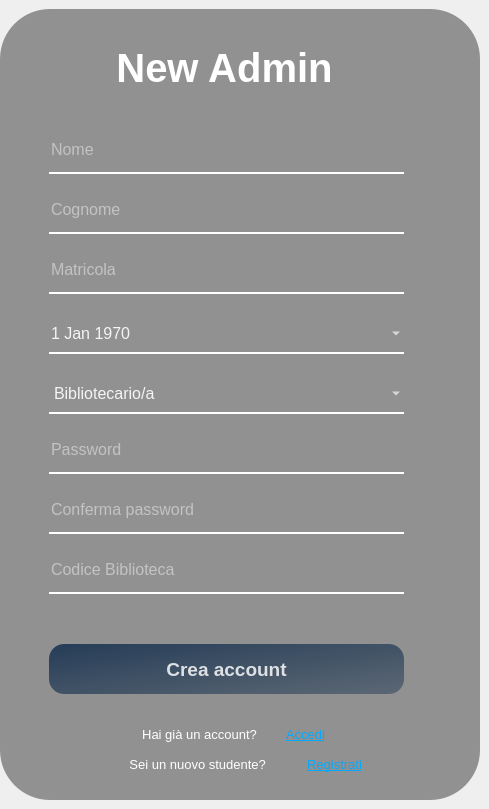
     <widget class="QWidget" name="nuovoAccountAmministratorePage">
      <widget class="QWidget" name="widget_6" native="true">
       <property name="geometry">
        <rect>
         <x>0</x>
         <y>0</y>
         <width>480</width>
         <height>800</height>
        </rect>
       </property>
       <property name="sizePolicy">
        <sizepolicy hsizetype="Maximum" vsizetype="Maximum">
         <horstretch>0</horstretch>
         <verstretch>0</verstretch>
        </sizepolicy>
       </property>
       <property name="minimumSize">
        <size>
         <width>480</width>
         <height>800</height>
        </size>
       </property>
       <property name="maximumSize">
        <size>
         <width>480</width>
         <height>800</height>
        </size>
       </property>
       <property name="styleSheet">
        <string notr="true">border-image: url(View/Amministratore/Resources/sfondo.png);
border-radius: 50px;</string>
       </property>
       <layout class="QHBoxLayout" name="horizontalLayout_4">
        <property name="topMargin">
         <number>9</number>
        </property>
        <item>
         <widget class="QWidget" name="widget_7" native="true">
          <property name="styleSheet">
           <string notr="true">background-color: rgba(0, 0, 0, 100);
border-image: None;</string>
          </property>
          <layout class="QVBoxLayout" name="verticalLayout_7">
           <item alignment="Qt::AlignTop">
            <widget class="QWidget" name="header_3" native="true">
             <property name="minimumSize">
              <size>
               <width>0</width>
               <height>80</height>
              </size>
             </property>
             <property name="styleSheet">
              <string notr="true">background-color: None;</string>
             </property>
             <widget class="QLabel" name="head_3">
              <property name="geometry">
               <rect>
                <x>-10</x>
                <y>20</y>
                <width>451</width>
                <height>60</height>
               </rect>
              </property>
              <property name="sizePolicy">
               <sizepolicy hsizetype="Expanding" vsizetype="Expanding">
                <horstretch>0</horstretch>
                <verstretch>0</verstretch>
               </sizepolicy>
              </property>
              <property name="minimumSize">
               <size>
                <width>162</width>
                <height>60</height>
               </size>
              </property>
              <property name="font">
               <font>
                <pointsize>30</pointsize>
                <weight>75</weight>
                <bold>true</bold>
               </font>
              </property>
              <property name="styleSheet">
               <string notr="true">color: rgb(255, 255, 255);</string>
              </property>
              <property name="text">
               <string>New Admin</string>
              </property>
              <property name="alignment">
               <set>Qt::AlignCenter</set>
              </property>
             </widget>
            </widget>
           </item>
           <item>
            <widget class="QWidget" name="body_3" native="true">
             <property name="sizePolicy">
              <sizepolicy hsizetype="Preferred" vsizetype="Expanding">
               <horstretch>0</horstretch>
               <verstretch>0</verstretch>
              </sizepolicy>
             </property>
             <property name="styleSheet">
              <string notr="true">background-color: None;</string>
             </property>
             <widget class="QLineEdit" name="nome_input_2">
              <property name="geometry">
               <rect>
                <x>40</x>
                <y>30</y>
                <width>355</width>
                <height>40</height>
               </rect>
              </property>
              <property name="sizePolicy">
               <sizepolicy hsizetype="Maximum" vsizetype="Fixed">
                <horstretch>0</horstretch>
                <verstretch>0</verstretch>
               </sizepolicy>
              </property>
              <property name="font">
               <font>
                <pointsize>12</pointsize>
               </font>
              </property>
              <property name="styleSheet">
               <string notr="true">background-color: rgba(0,0,0,0);
border: None;
border-bottom: 2px solid rgb(255, 255, 255);
color: rgba(255, 255, 255, 230);
padding-bottom: 7px;</string>
              </property>
              <property name="text">
               <string/>
              </property>
              <property name="placeholderText">
               <string>Nome</string>
              </property>
             </widget>
             <widget class="QLineEdit" name="cognome_input_2">
              <property name="geometry">
               <rect>
                <x>40</x>
                <y>90</y>
                <width>355</width>
                <height>40</height>
               </rect>
              </property>
              <property name="sizePolicy">
               <sizepolicy hsizetype="Maximum" vsizetype="Fixed">
                <horstretch>0</horstretch>
                <verstretch>0</verstretch>
               </sizepolicy>
              </property>
              <property name="font">
               <font>
                <pointsize>12</pointsize>
               </font>
              </property>
              <property name="styleSheet">
               <string notr="true">background-color: rgba(0,0,0,0);
border: None;
border-bottom: 2px solid rgb(255, 255, 255);
color: rgba(255, 255, 255, 230);
padding-bottom: 7px;</string>
              </property>
              <property name="placeholderText">
               <string>Cognome</string>
              </property>
             </widget>
             <widget class="QPushButton" name="creaAccountAmministratoreButton">
              <property name="geometry">
               <rect>
                <x>40</x>
                <y>540</y>
                <width>355</width>
                <height>50</height>
               </rect>
              </property>
              <property name="font">
               <font>
                <pointsize>14</pointsize>
                <weight>75</weight>
                <bold>true</bold>
                <kerning>true</kerning>
               </font>
              </property>
              <property name="styleSheet">
               <string notr="true">QPushButton#creaAccountAmministratoreButton {
	background-color: qlineargradient(spread:pad, x1:0, y1:0, x2:1, y2:1, stop:0 rgba(20, 47, 78, 219), stop:1 rgba(85, 98, 112, 226));
	color:rgba(255, 255, 255, 210);
	border-radius: 15px;
}
QPushButton#creaAccountAmministratoreButton:hover {
	background-color: qlineargradient(spread:pad, x1:0, y1:0, x2:1, y2:1, stop:0 rgba(40, 67, 98, 219), stop:1 rgba(105, 118, 132, 226));
}
QPushButton#creaAccountAmministratoreButton:pressed {
	background-color: rgba(105,118,132,200);
	padding-left: 5px;
	padding-top: 5px;
}</string>
              </property>
              <property name="text">
               <string>Crea account</string>
              </property>
              <property name="shortcut">
               <string/>
              </property>
              <property name="autoDefault">
               <bool>false</bool>
              </property>
              <property name="flat">
               <bool>false</bool>
              </property>
             </widget>
             <widget class="QLabel" name="info_label_2">
              <property name="geometry">
               <rect>
                <x>15</x>
                <y>620</y>
                <width>351</width>
                <height>20</height>
               </rect>
              </property>
              <property name="font">
               <font>
                <pointsize>10</pointsize>
               </font>
              </property>
              <property name="styleSheet">
               <string notr="true">color: rgb(255, 255, 255);</string>
              </property>
              <property name="text">
               <string>Hai già un account?</string>
              </property>
              <property name="alignment">
               <set>Qt::AlignCenter</set>
              </property>
             </widget>
             <widget class="QPushButton" name="accediButton_2">
              <property name="geometry">
               <rect>
                <x>250</x>
                <y>620</y>
                <width>93</width>
                <height>20</height>
               </rect>
              </property>
              <property name="font">
               <font>
                <pointsize>10</pointsize>
                <weight>50</weight>
                <bold>false</bold>
                <underline>true</underline>
               </font>
              </property>
              <property name="styleSheet">
               <string notr="true">QPushButton#accediButton_2{
	color: rgb(0, 170, 255);
}
QPushButton#accediButton_2:pressed{
	color: rgb(0, 86, 129);
}
</string>
              </property>
              <property name="text">
               <string>Accedi</string>
              </property>
             </widget>
             <widget class="QLineEdit" name="codiceConferma_input">
              <property name="geometry">
               <rect>
                <x>40</x>
                <y>450</y>
                <width>355</width>
                <height>40</height>
               </rect>
              </property>
              <property name="sizePolicy">
               <sizepolicy hsizetype="Maximum" vsizetype="Fixed">
                <horstretch>0</horstretch>
                <verstretch>0</verstretch>
               </sizepolicy>
              </property>
              <property name="font">
               <font>
                <pointsize>12</pointsize>
               </font>
              </property>
              <property name="styleSheet">
               <string notr="true">background-color: rgba(0,0,0,0);
border: None;
border-bottom: 2px solid rgb(255, 255, 255);
color: rgba(255, 255, 255, 230);
padding-bottom: 7px;</string>
              </property>
              <property name="maxLength">
               <number>32</number>
              </property>
              <property name="echoMode">
               <enum>QLineEdit::Password</enum>
              </property>
              <property name="dragEnabled">
               <bool>false</bool>
              </property>
              <property name="placeholderText">
               <string>Codice Biblioteca</string>
              </property>
              <property name="cursorMoveStyle">
               <enum>Qt::VisualMoveStyle</enum>
              </property>
              <property name="clearButtonEnabled">
               <bool>true</bool>
              </property>
             </widget>
             <widget class="QLineEdit" name="matricola_input_2">
              <property name="geometry">
               <rect>
                <x>40</x>
                <y>150</y>
                <width>355</width>
                <height>40</height>
               </rect>
              </property>
              <property name="sizePolicy">
               <sizepolicy hsizetype="Maximum" vsizetype="Fixed">
                <horstretch>0</horstretch>
                <verstretch>0</verstretch>
               </sizepolicy>
              </property>
              <property name="font">
               <font>
                <pointsize>12</pointsize>
               </font>
              </property>
              <property name="styleSheet">
               <string notr="true">background-color: rgba(0,0,0,0);
border: None;
border-bottom: 2px solid rgb(255, 255, 255);
color: rgba(255, 255, 255, 230);
padding-bottom: 7px;</string>
              </property>
              <property name="placeholderText">
               <string>Matricola</string>
              </property>
             </widget>
             <widget class="QLineEdit" name="conferma_password_input_2">
              <property name="geometry">
               <rect>
                <x>40</x>
                <y>390</y>
                <width>355</width>
                <height>40</height>
               </rect>
              </property>
              <property name="sizePolicy">
               <sizepolicy hsizetype="Maximum" vsizetype="Fixed">
                <horstretch>0</horstretch>
                <verstretch>0</verstretch>
               </sizepolicy>
              </property>
              <property name="font">
               <font>
                <pointsize>12</pointsize>
               </font>
              </property>
              <property name="styleSheet">
               <string notr="true">background-color: rgba(0,0,0,0);
border: None;
border-bottom: 2px solid rgb(255, 255, 255);
color: rgba(255, 255, 255, 230);
padding-bottom: 7px;</string>
              </property>
              <property name="maxLength">
               <number>32</number>
              </property>
              <property name="echoMode">
               <enum>QLineEdit::Password</enum>
              </property>
              <property name="dragEnabled">
               <bool>true</bool>
              </property>
              <property name="placeholderText">
               <string>Conferma password</string>
              </property>
              <property name="clearButtonEnabled">
               <bool>true</bool>
              </property>
             </widget>
             <widget class="QLabel" name="error_label_2">
              <property name="geometry">
               <rect>
                <x>40</x>
                <y>10</y>
                <width>355</width>
                <height>20</height>
               </rect>
              </property>
              <property name="font">
               <font>
                <pointsize>10</pointsize>
                <italic>true</italic>
               </font>
              </property>
              <property name="styleSheet">
               <string notr="true">color: rgb(185, 0, 0);</string>
              </property>
              <property name="text">
               <string/>
              </property>
              <property name="alignment">
               <set>Qt::AlignCenter</set>
              </property>
              <property name="wordWrap">
               <bool>true</bool>
              </property>
             </widget>
             <widget class="QWidget" name="widget_8" native="true">
              <property name="geometry">
               <rect>
                <x>40</x>
                <y>210</y>
                <width>355</width>
                <height>40</height>
               </rect>
              </property>
              <property name="sizePolicy">
               <sizepolicy hsizetype="Preferred" vsizetype="Fixed">
                <horstretch>0</horstretch>
                <verstretch>0</verstretch>
               </sizepolicy>
              </property>
              <property name="styleSheet">
               <string notr="true">
border: None;
border-bottom: 2px solid rgb(255, 255, 255);
color: rgba(255, 255, 255, 230);
</string>
              </property>
              <layout class="QVBoxLayout" name="verticalLayout_8">
               <property name="spacing">
                <number>0</number>
               </property>
               <property name="leftMargin">
                <number>0</number>
               </property>
               <property name="topMargin">
                <number>0</number>
               </property>
               <property name="rightMargin">
                <number>0</number>
               </property>
               <property name="bottomMargin">
                <number>0</number>
               </property>
               <item>
                <widget class="QDateEdit" name="dataDiNascitaInput_2">
                 <property name="font">
                  <font>
                   <pointsize>12</pointsize>
                   <weight>50</weight>
                   <bold>false</bold>
                  </font>
                 </property>
                 <property name="styleSheet">
                  <string notr="true">background-color: rgba(0,0,0,0);
border: None;
border-radius:None;
color: rgba(255, 255, 255, 230);
</string>
                 </property>
                 <property name="specialValueText">
                  <string/>
                 </property>
                 <property name="maximumDate">
                  <date>
                   <year>2004</year>
                   <month>4</month>
                   <day>20</day>
                  </date>
                 </property>
                 <property name="minimumDate">
                  <date>
                   <year>1970</year>
                   <month>1</month>
                   <day>1</day>
                  </date>
                 </property>
                 <property name="calendarPopup">
                  <bool>true</bool>
                 </property>
                 <property name="date">
                  <date>
                   <year>1970</year>
                   <month>1</month>
                   <day>1</day>
                  </date>
                 </property>
                </widget>
               </item>
              </layout>
             </widget>
             <widget class="QLabel" name="infoLabel_4">
              <property name="geometry">
               <rect>
                <x>15</x>
                <y>650</y>
                <width>351</width>
                <height>20</height>
               </rect>
              </property>
              <property name="font">
               <font>
                <pointsize>10</pointsize>
               </font>
              </property>
              <property name="styleSheet">
               <string notr="true">color: rgb(255, 255, 255);</string>
              </property>
              <property name="text">
               <string>Sei un nuovo studente? </string>
              </property>
              <property name="alignment">
               <set>Qt::AlignCenter</set>
              </property>
             </widget>
             <widget class="QPushButton" name="registrazioneStudenteButton_2">
              <property name="geometry">
               <rect>
                <x>280</x>
                <y>650</y>
                <width>91</width>
                <height>21</height>
               </rect>
              </property>
              <property name="font">
               <font>
                <pointsize>10</pointsize>
                <weight>50</weight>
                <bold>false</bold>
                <underline>true</underline>
               </font>
              </property>
              <property name="styleSheet">
               <string notr="true">QPushButton#registrazioneStudenteButton_2{
	color: rgb(0, 170, 255);
}
QPushButton#registrazioneStudenteButton_2:pressed{	
	color: rgb(0, 86, 129);
}
</string>
              </property>
              <property name="text">
               <string>Registrati</string>
              </property>
             </widget>
             <widget class="QLineEdit" name="password_input_2">
              <property name="geometry">
               <rect>
                <x>40</x>
                <y>330</y>
                <width>355</width>
                <height>40</height>
               </rect>
              </property>
              <property name="sizePolicy">
               <sizepolicy hsizetype="Maximum" vsizetype="Fixed">
                <horstretch>0</horstretch>
                <verstretch>0</verstretch>
               </sizepolicy>
              </property>
              <property name="font">
               <font>
                <pointsize>12</pointsize>
               </font>
              </property>
              <property name="styleSheet">
               <string notr="true">background-color: rgba(0,0,0,0);
border: None;
border-bottom: 2px solid rgb(255, 255, 255);
color: rgba(255, 255, 255, 230);
padding-bottom: 7px;</string>
              </property>
              <property name="maxLength">
               <number>32</number>
              </property>
              <property name="echoMode">
               <enum>QLineEdit::Password</enum>
              </property>
              <property name="dragEnabled">
               <bool>false</bool>
              </property>
              <property name="placeholderText">
               <string>Password</string>
              </property>
              <property name="cursorMoveStyle">
               <enum>Qt::VisualMoveStyle</enum>
              </property>
              <property name="clearButtonEnabled">
               <bool>true</bool>
              </property>
             </widget>
             <widget class="QWidget" name="widget_9" native="true">
              <property name="geometry">
               <rect>
                <x>40</x>
                <y>270</y>
                <width>355</width>
                <height>40</height>
               </rect>
              </property>
              <property name="sizePolicy">
               <sizepolicy hsizetype="Preferred" vsizetype="Fixed">
                <horstretch>0</horstretch>
                <verstretch>0</verstretch>
               </sizepolicy>
              </property>
              <property name="styleSheet">
               <string notr="true">
border: None;
border-bottom: 2px solid rgb(255, 255, 255);
color: rgba(255, 255, 255, 230);
</string>
              </property>
              <layout class="QVBoxLayout" name="verticalLayout_9">
               <property name="spacing">
                <number>0</number>
               </property>
               <property name="leftMargin">
                <number>0</number>
               </property>
               <property name="topMargin">
                <number>0</number>
               </property>
               <property name="rightMargin">
                <number>0</number>
               </property>
               <property name="bottomMargin">
                <number>0</number>
               </property>
               <item>
                <widget class="QComboBox" name="ruolo_input">
                 <property name="sizePolicy">
                  <sizepolicy hsizetype="Minimum" vsizetype="Fixed">
                   <horstretch>0</horstretch>
                   <verstretch>0</verstretch>
                  </sizepolicy>
                 </property>
                 <property name="font">
                  <font>
                   <pointsize>12</pointsize>
                  </font>
                 </property>
                 <property name="styleSheet">
                  <string notr="true">background-color: rgba(0,0,0,0);
border: None;
border-radius:None;
color: rgba(255, 255, 255, 230);
</string>
                 </property>
                 <property name="currentText">
                  <string notr="true">Bibliotecario/a</string>
                 </property>
                 <property name="duplicatesEnabled">
                  <bool>false</bool>
                 </property>
                 <property name="frame">
                  <bool>true</bool>
                 </property>
                 <item>
                  <property name="text">
                   <string>Bibliotecario/a</string>
                  </property>
                 </item>
                 <item>
                  <property name="text">
                   <string>Assistente</string>
                  </property>
                 </item>
                 <item>
                  <property name="text">
                   <string>Archivista</string>
                  </property>
                 </item>
                </widget>
               </item>
              </layout>
             </widget>
            </widget>
           </item>
          </layout>
         </widget>
        </item>
       </layout>
      </widget>
     </widget>
